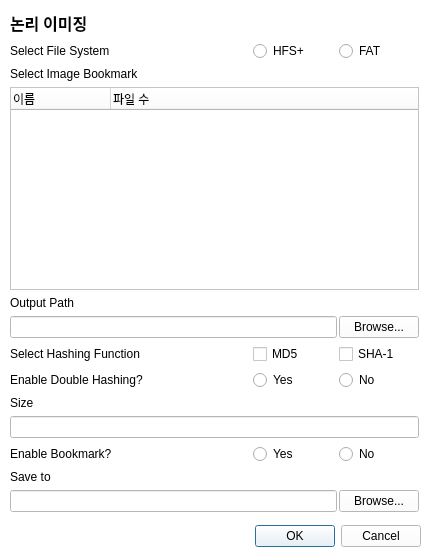
<?xml version="1.0" encoding="UTF-8"?>
<ui version="4.0">
 <class>Dialog</class>
 <widget class="QDialog" name="Dialog">
  <property name="geometry">
   <rect>
    <x>0</x>
    <y>0</y>
    <width>424</width>
    <height>554</height>
   </rect>
  </property>
  <property name="palette">
   <palette>
    <active>
     <colorrole role="WindowText">
      <brush brushstyle="SolidPattern">
       <color alpha="255">
        <red>0</red>
        <green>0</green>
        <blue>0</blue>
       </color>
      </brush>
     </colorrole>
     <colorrole role="Button">
      <brush brushstyle="SolidPattern">
       <color alpha="255">
        <red>255</red>
        <green>255</green>
        <blue>255</blue>
       </color>
      </brush>
     </colorrole>
     <colorrole role="Light">
      <brush brushstyle="SolidPattern">
       <color alpha="255">
        <red>255</red>
        <green>255</green>
        <blue>255</blue>
       </color>
      </brush>
     </colorrole>
     <colorrole role="Midlight">
      <brush brushstyle="SolidPattern">
       <color alpha="255">
        <red>255</red>
        <green>255</green>
        <blue>255</blue>
       </color>
      </brush>
     </colorrole>
     <colorrole role="Dark">
      <brush brushstyle="SolidPattern">
       <color alpha="255">
        <red>127</red>
        <green>127</green>
        <blue>127</blue>
       </color>
      </brush>
     </colorrole>
     <colorrole role="Mid">
      <brush brushstyle="SolidPattern">
       <color alpha="255">
        <red>170</red>
        <green>170</green>
        <blue>170</blue>
       </color>
      </brush>
     </colorrole>
     <colorrole role="Text">
      <brush brushstyle="SolidPattern">
       <color alpha="255">
        <red>0</red>
        <green>0</green>
        <blue>0</blue>
       </color>
      </brush>
     </colorrole>
     <colorrole role="BrightText">
      <brush brushstyle="SolidPattern">
       <color alpha="255">
        <red>255</red>
        <green>255</green>
        <blue>255</blue>
       </color>
      </brush>
     </colorrole>
     <colorrole role="ButtonText">
      <brush brushstyle="SolidPattern">
       <color alpha="255">
        <red>0</red>
        <green>0</green>
        <blue>0</blue>
       </color>
      </brush>
     </colorrole>
     <colorrole role="Base">
      <brush brushstyle="SolidPattern">
       <color alpha="255">
        <red>255</red>
        <green>255</green>
        <blue>255</blue>
       </color>
      </brush>
     </colorrole>
     <colorrole role="Window">
      <brush brushstyle="SolidPattern">
       <color alpha="255">
        <red>255</red>
        <green>255</green>
        <blue>255</blue>
       </color>
      </brush>
     </colorrole>
     <colorrole role="Shadow">
      <brush brushstyle="SolidPattern">
       <color alpha="255">
        <red>0</red>
        <green>0</green>
        <blue>0</blue>
       </color>
      </brush>
     </colorrole>
     <colorrole role="AlternateBase">
      <brush brushstyle="SolidPattern">
       <color alpha="255">
        <red>255</red>
        <green>255</green>
        <blue>255</blue>
       </color>
      </brush>
     </colorrole>
     <colorrole role="ToolTipBase">
      <brush brushstyle="SolidPattern">
       <color alpha="255">
        <red>255</red>
        <green>255</green>
        <blue>220</blue>
       </color>
      </brush>
     </colorrole>
     <colorrole role="ToolTipText">
      <brush brushstyle="SolidPattern">
       <color alpha="255">
        <red>0</red>
        <green>0</green>
        <blue>0</blue>
       </color>
      </brush>
     </colorrole>
    </active>
    <inactive>
     <colorrole role="WindowText">
      <brush brushstyle="SolidPattern">
       <color alpha="255">
        <red>0</red>
        <green>0</green>
        <blue>0</blue>
       </color>
      </brush>
     </colorrole>
     <colorrole role="Button">
      <brush brushstyle="SolidPattern">
       <color alpha="255">
        <red>255</red>
        <green>255</green>
        <blue>255</blue>
       </color>
      </brush>
     </colorrole>
     <colorrole role="Light">
      <brush brushstyle="SolidPattern">
       <color alpha="255">
        <red>255</red>
        <green>255</green>
        <blue>255</blue>
       </color>
      </brush>
     </colorrole>
     <colorrole role="Midlight">
      <brush brushstyle="SolidPattern">
       <color alpha="255">
        <red>255</red>
        <green>255</green>
        <blue>255</blue>
       </color>
      </brush>
     </colorrole>
     <colorrole role="Dark">
      <brush brushstyle="SolidPattern">
       <color alpha="255">
        <red>127</red>
        <green>127</green>
        <blue>127</blue>
       </color>
      </brush>
     </colorrole>
     <colorrole role="Mid">
      <brush brushstyle="SolidPattern">
       <color alpha="255">
        <red>170</red>
        <green>170</green>
        <blue>170</blue>
       </color>
      </brush>
     </colorrole>
     <colorrole role="Text">
      <brush brushstyle="SolidPattern">
       <color alpha="255">
        <red>0</red>
        <green>0</green>
        <blue>0</blue>
       </color>
      </brush>
     </colorrole>
     <colorrole role="BrightText">
      <brush brushstyle="SolidPattern">
       <color alpha="255">
        <red>255</red>
        <green>255</green>
        <blue>255</blue>
       </color>
      </brush>
     </colorrole>
     <colorrole role="ButtonText">
      <brush brushstyle="SolidPattern">
       <color alpha="255">
        <red>0</red>
        <green>0</green>
        <blue>0</blue>
       </color>
      </brush>
     </colorrole>
     <colorrole role="Base">
      <brush brushstyle="SolidPattern">
       <color alpha="255">
        <red>255</red>
        <green>255</green>
        <blue>255</blue>
       </color>
      </brush>
     </colorrole>
     <colorrole role="Window">
      <brush brushstyle="SolidPattern">
       <color alpha="255">
        <red>255</red>
        <green>255</green>
        <blue>255</blue>
       </color>
      </brush>
     </colorrole>
     <colorrole role="Shadow">
      <brush brushstyle="SolidPattern">
       <color alpha="255">
        <red>0</red>
        <green>0</green>
        <blue>0</blue>
       </color>
      </brush>
     </colorrole>
     <colorrole role="AlternateBase">
      <brush brushstyle="SolidPattern">
       <color alpha="255">
        <red>255</red>
        <green>255</green>
        <blue>255</blue>
       </color>
      </brush>
     </colorrole>
     <colorrole role="ToolTipBase">
      <brush brushstyle="SolidPattern">
       <color alpha="255">
        <red>255</red>
        <green>255</green>
        <blue>220</blue>
       </color>
      </brush>
     </colorrole>
     <colorrole role="ToolTipText">
      <brush brushstyle="SolidPattern">
       <color alpha="255">
        <red>0</red>
        <green>0</green>
        <blue>0</blue>
       </color>
      </brush>
     </colorrole>
    </inactive>
    <disabled>
     <colorrole role="WindowText">
      <brush brushstyle="SolidPattern">
       <color alpha="255">
        <red>127</red>
        <green>127</green>
        <blue>127</blue>
       </color>
      </brush>
     </colorrole>
     <colorrole role="Button">
      <brush brushstyle="SolidPattern">
       <color alpha="255">
        <red>255</red>
        <green>255</green>
        <blue>255</blue>
       </color>
      </brush>
     </colorrole>
     <colorrole role="Light">
      <brush brushstyle="SolidPattern">
       <color alpha="255">
        <red>255</red>
        <green>255</green>
        <blue>255</blue>
       </color>
      </brush>
     </colorrole>
     <colorrole role="Midlight">
      <brush brushstyle="SolidPattern">
       <color alpha="255">
        <red>255</red>
        <green>255</green>
        <blue>255</blue>
       </color>
      </brush>
     </colorrole>
     <colorrole role="Dark">
      <brush brushstyle="SolidPattern">
       <color alpha="255">
        <red>127</red>
        <green>127</green>
        <blue>127</blue>
       </color>
      </brush>
     </colorrole>
     <colorrole role="Mid">
      <brush brushstyle="SolidPattern">
       <color alpha="255">
        <red>170</red>
        <green>170</green>
        <blue>170</blue>
       </color>
      </brush>
     </colorrole>
     <colorrole role="Text">
      <brush brushstyle="SolidPattern">
       <color alpha="255">
        <red>127</red>
        <green>127</green>
        <blue>127</blue>
       </color>
      </brush>
     </colorrole>
     <colorrole role="BrightText">
      <brush brushstyle="SolidPattern">
       <color alpha="255">
        <red>255</red>
        <green>255</green>
        <blue>255</blue>
       </color>
      </brush>
     </colorrole>
     <colorrole role="ButtonText">
      <brush brushstyle="SolidPattern">
       <color alpha="255">
        <red>127</red>
        <green>127</green>
        <blue>127</blue>
       </color>
      </brush>
     </colorrole>
     <colorrole role="Base">
      <brush brushstyle="SolidPattern">
       <color alpha="255">
        <red>255</red>
        <green>255</green>
        <blue>255</blue>
       </color>
      </brush>
     </colorrole>
     <colorrole role="Window">
      <brush brushstyle="SolidPattern">
       <color alpha="255">
        <red>255</red>
        <green>255</green>
        <blue>255</blue>
       </color>
      </brush>
     </colorrole>
     <colorrole role="Shadow">
      <brush brushstyle="SolidPattern">
       <color alpha="255">
        <red>0</red>
        <green>0</green>
        <blue>0</blue>
       </color>
      </brush>
     </colorrole>
     <colorrole role="AlternateBase">
      <brush brushstyle="SolidPattern">
       <color alpha="255">
        <red>255</red>
        <green>255</green>
        <blue>255</blue>
       </color>
      </brush>
     </colorrole>
     <colorrole role="ToolTipBase">
      <brush brushstyle="SolidPattern">
       <color alpha="255">
        <red>255</red>
        <green>255</green>
        <blue>220</blue>
       </color>
      </brush>
     </colorrole>
     <colorrole role="ToolTipText">
      <brush brushstyle="SolidPattern">
       <color alpha="255">
        <red>0</red>
        <green>0</green>
        <blue>0</blue>
       </color>
      </brush>
     </colorrole>
    </disabled>
   </palette>
  </property>
  <property name="windowTitle">
   <string>Logical Imaging</string>
  </property>
  <widget class="QDialogButtonBox" name="buttonBox">
   <property name="geometry">
    <rect>
     <x>80</x>
     <y>520</y>
     <width>341</width>
     <height>32</height>
    </rect>
   </property>
   <property name="orientation">
    <enum>Qt::Horizontal</enum>
   </property>
   <property name="standardButtons">
    <set>QDialogButtonBox::Cancel|QDialogButtonBox::Ok</set>
   </property>
  </widget>
  <widget class="QWidget" name="">
   <property name="geometry">
    <rect>
     <x>10</x>
     <y>11</y>
     <width>409</width>
     <height>501</height>
    </rect>
   </property>
   <layout class="QVBoxLayout" name="verticalLayout_2">
    <item>
     <widget class="QLabel" name="label">
      <property name="font">
       <font>
        <family>맑은 고딕</family>
        <pointsize>12</pointsize>
        <weight>75</weight>
        <bold>true</bold>
       </font>
      </property>
      <property name="text">
       <string>논리 이미징</string>
      </property>
     </widget>
    </item>
    <item>
     <layout class="QHBoxLayout" name="horizontalLayout_fs_7" stretch="0,1">
      <item>
       <widget class="QLabel" name="label_fs_4">
        <property name="minimumSize">
         <size>
          <width>180</width>
          <height>0</height>
         </size>
        </property>
        <property name="text">
         <string>Select File System</string>
        </property>
       </widget>
      </item>
      <item>
       <layout class="QHBoxLayout" name="horizontalLayout_fs_8" stretch="1,0,0">
        <item>
         <spacer name="horizontalSpacer_fs_4">
          <property name="orientation">
           <enum>Qt::Horizontal</enum>
          </property>
          <property name="sizeHint" stdset="0">
           <size>
            <width>40</width>
            <height>20</height>
           </size>
          </property>
         </spacer>
        </item>
        <item>
         <widget class="QRadioButton" name="btn_hfs_4">
          <property name="minimumSize">
           <size>
            <width>80</width>
            <height>0</height>
           </size>
          </property>
          <property name="text">
           <string>HFS+</string>
          </property>
         </widget>
        </item>
        <item>
         <widget class="QRadioButton" name="btn_exfat_4">
          <property name="minimumSize">
           <size>
            <width>80</width>
            <height>0</height>
           </size>
          </property>
          <property name="text">
           <string>FAT</string>
          </property>
         </widget>
        </item>
       </layout>
      </item>
     </layout>
    </item>
    <item>
     <layout class="QVBoxLayout" name="verticalLayout">
      <item>
       <widget class="QLabel" name="label_ib_4">
        <property name="minimumSize">
         <size>
          <width>180</width>
          <height>0</height>
         </size>
        </property>
        <property name="text">
         <string>Select Image Bookmark</string>
        </property>
       </widget>
      </item>
      <item>
       <widget class="QTreeWidget" name="treeWidget_ib_4">
        <property name="maximumSize">
         <size>
          <width>16777215</width>
          <height>10000</height>
         </size>
        </property>
        <column>
         <property name="text">
          <string>이름</string>
         </property>
        </column>
        <column>
         <property name="text">
          <string>파일 수</string>
         </property>
        </column>
       </widget>
      </item>
     </layout>
    </item>
    <item>
     <layout class="QVBoxLayout" name="verticalLayout_path_4" stretch="0,0">
      <item>
       <widget class="QLabel" name="label_path_4">
        <property name="text">
         <string>Output Path</string>
        </property>
       </widget>
      </item>
      <item>
       <layout class="QHBoxLayout" name="horizontalLayout_path_4" stretch="0,0">
        <property name="spacing">
         <number>2</number>
        </property>
        <item>
         <widget class="QLineEdit" name="lineEdit_path_4"/>
        </item>
        <item>
         <widget class="QPushButton" name="btn_path_browse_4">
          <property name="text">
           <string>Browse...</string>
          </property>
         </widget>
        </item>
       </layout>
      </item>
     </layout>
    </item>
    <item>
     <layout class="QHBoxLayout" name="horizontalLayout_hash_7" stretch="0,1">
      <item>
       <widget class="QLabel" name="label_hash_4">
        <property name="minimumSize">
         <size>
          <width>180</width>
          <height>0</height>
         </size>
        </property>
        <property name="text">
         <string>Select Hashing Function</string>
        </property>
       </widget>
      </item>
      <item>
       <layout class="QHBoxLayout" name="horizontalLayout_hash_8" stretch="1,0,0">
        <item>
         <spacer name="horizontalSpacer_hash_4">
          <property name="orientation">
           <enum>Qt::Horizontal</enum>
          </property>
          <property name="sizeHint" stdset="0">
           <size>
            <width>40</width>
            <height>20</height>
           </size>
          </property>
         </spacer>
        </item>
        <item>
         <widget class="QCheckBox" name="btn_md5_4">
          <property name="minimumSize">
           <size>
            <width>80</width>
            <height>0</height>
           </size>
          </property>
          <property name="text">
           <string>MD5</string>
          </property>
          <property name="autoRepeat">
           <bool>false</bool>
          </property>
          <property name="tristate">
           <bool>false</bool>
          </property>
         </widget>
        </item>
        <item>
         <widget class="QCheckBox" name="btn_sha1_4">
          <property name="minimumSize">
           <size>
            <width>80</width>
            <height>0</height>
           </size>
          </property>
          <property name="text">
           <string>SHA-1</string>
          </property>
          <property name="autoRepeat">
           <bool>false</bool>
          </property>
          <property name="tristate">
           <bool>false</bool>
          </property>
         </widget>
        </item>
       </layout>
      </item>
     </layout>
    </item>
    <item>
     <layout class="QHBoxLayout" name="horizontalLayout_dhash_7" stretch="0,1">
      <item>
       <widget class="QLabel" name="label_dhash_4">
        <property name="minimumSize">
         <size>
          <width>180</width>
          <height>0</height>
         </size>
        </property>
        <property name="text">
         <string>Enable Double Hashing?</string>
        </property>
       </widget>
      </item>
      <item>
       <layout class="QHBoxLayout" name="horizontalLayout_dhash_8" stretch="1,0,0">
        <item>
         <spacer name="horizontalSpacer_dhash_4">
          <property name="orientation">
           <enum>Qt::Horizontal</enum>
          </property>
          <property name="sizeHint" stdset="0">
           <size>
            <width>40</width>
            <height>20</height>
           </size>
          </property>
         </spacer>
        </item>
        <item>
         <widget class="QRadioButton" name="btn_dhash_yes_4">
          <property name="minimumSize">
           <size>
            <width>80</width>
            <height>0</height>
           </size>
          </property>
          <property name="text">
           <string>Yes</string>
          </property>
         </widget>
        </item>
        <item>
         <widget class="QRadioButton" name="btn_dhash_no_4">
          <property name="minimumSize">
           <size>
            <width>80</width>
            <height>0</height>
           </size>
          </property>
          <property name="text">
           <string>No</string>
          </property>
         </widget>
        </item>
       </layout>
      </item>
     </layout>
    </item>
    <item>
     <widget class="QLabel" name="label_size_4">
      <property name="text">
       <string>Size</string>
      </property>
     </widget>
    </item>
    <item>
     <widget class="QLineEdit" name="lineEdit_size_4"/>
    </item>
    <item>
     <layout class="QVBoxLayout" name="verticalLayout_chk_4">
      <item>
       <layout class="QHBoxLayout" name="horizontalLayout_bmk_7" stretch="1">
        <item>
         <layout class="QHBoxLayout" name="horizontalLayout_bmk_8" stretch="0,1,0,0">
          <item>
           <widget class="QLabel" name="label_bmk_4">
            <property name="minimumSize">
             <size>
              <width>180</width>
              <height>0</height>
             </size>
            </property>
            <property name="text">
             <string>Enable Bookmark?</string>
            </property>
           </widget>
          </item>
          <item>
           <spacer name="horizontalSpacer_bmk_4">
            <property name="orientation">
             <enum>Qt::Horizontal</enum>
            </property>
            <property name="sizeHint" stdset="0">
             <size>
              <width>40</width>
              <height>20</height>
             </size>
            </property>
           </spacer>
          </item>
          <item>
           <widget class="QRadioButton" name="btn_bmk_yes_4">
            <property name="minimumSize">
             <size>
              <width>80</width>
              <height>0</height>
             </size>
            </property>
            <property name="text">
             <string>Yes</string>
            </property>
           </widget>
          </item>
          <item>
           <widget class="QRadioButton" name="btn_bmk_no_4">
            <property name="minimumSize">
             <size>
              <width>80</width>
              <height>0</height>
             </size>
            </property>
            <property name="text">
             <string>No</string>
            </property>
           </widget>
          </item>
         </layout>
        </item>
       </layout>
      </item>
      <item>
       <layout class="QVBoxLayout" name="verticalLayout_save_4">
        <item>
         <widget class="QLabel" name="label_save_4">
          <property name="text">
           <string>Save to</string>
          </property>
         </widget>
        </item>
        <item>
         <layout class="QHBoxLayout" name="horizontalLayout_save_4" stretch="0,0">
          <property name="spacing">
           <number>2</number>
          </property>
          <item>
           <widget class="QLineEdit" name="lineEdit_save_4"/>
          </item>
          <item>
           <widget class="QPushButton" name="btn_save_browse_4">
            <property name="text">
             <string>Browse...</string>
            </property>
           </widget>
          </item>
         </layout>
        </item>
       </layout>
      </item>
      <item>
       <layout class="QHBoxLayout" name="horizontalLayout_chk_4"/>
      </item>
     </layout>
    </item>
   </layout>
  </widget>
 </widget>
 <resources/>
 <connections>
  <connection>
   <sender>buttonBox</sender>
   <signal>accepted()</signal>
   <receiver>Dialog</receiver>
   <slot>accept()</slot>
   <hints>
    <hint type="sourcelabel">
     <x>298</x>
     <y>534</y>
    </hint>
    <hint type="destinationlabel">
     <x>157</x>
     <y>274</y>
    </hint>
   </hints>
  </connection>
  <connection>
   <sender>buttonBox</sender>
   <signal>rejected()</signal>
   <receiver>Dialog</receiver>
   <slot>reject()</slot>
   <hints>
    <hint type="sourcelabel">
     <x>366</x>
     <y>540</y>
    </hint>
    <hint type="destinationlabel">
     <x>286</x>
     <y>274</y>
    </hint>
   </hints>
  </connection>
  <connection>
   <sender>btn_path_browse_4</sender>
   <signal>clicked()</signal>
   <receiver>Dialog</receiver>
   <slot>get_output_path_button_UI()</slot>
   <hints>
    <hint type="sourcelabel">
     <x>382</x>
     <y>281</y>
    </hint>
    <hint type="destinationlabel">
     <x>417</x>
     <y>334</y>
    </hint>
   </hints>
  </connection>
 </connections>
 <slots>
  <slot>get_output_path_button_UI()</slot>
 </slots>
</ui>
